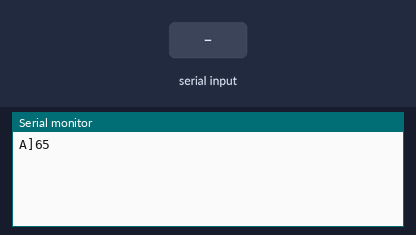
The sketch below on a simulated Arduino Uno, built with avr-gcc and run on an emulated ATmega328P. On the bench: the last lines printed to the serial monitor. The inputs (shaded band) are chosen by the test bench.

Above: at 1.2 s.
1.3 s: byte 30 received over Serial
At 1.7 s:
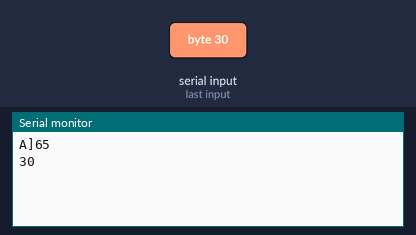
2.8 s: byte 90 received over Serial
At 4.0 s:
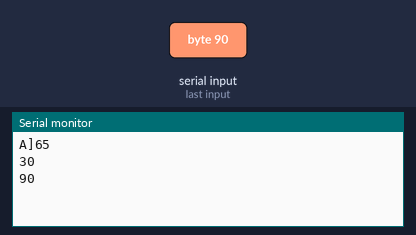
4.3 s: byte 120 received over Serial
At 5.2 s:
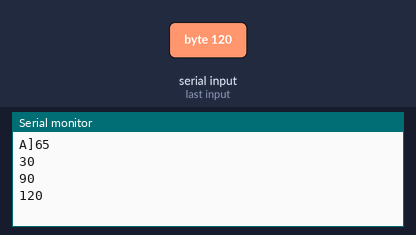

Measured:
- after the input at 1.3 s, the serial monitor: prints a new line at once (image 1)
- after the input at 2.8 s, the serial monitor: prints a new line at once (image 2)
- after the input at 4.3 s, the serial monitor: prints a new line at once (image 3)

The sketch:

SerialTest.ino
```cpp
// PROJECT  :SerialTest
// PURPOSE  :Simple sketch to expose the difference between the println and write functions...
// DEVICE   :AVR 8 bit
// AUTHOR   :C. D'Arcy
// DATE     :2019 09 23
// uC       :328p
// COURSE   :Prepared for 2018-2019 ICS3U; Updated 2019 09 23
// STATUS   :Working
void setup() {
  Serial.begin(9600);
  Serial.println();
  Serial.write(65);           // displays the ASCII character equivalent of the number...
  Serial.write(605);          // displays the ASCII character equivalent of the number...
  Serial.println(65);         // display the number 65 followed by a CR (13)
}

// Enter a digit from the Serial Monitor and examine the different responses
void loop() {
  while (Serial.available() == 0);
  uint8_t data = Serial.read();
  Serial.println(data);       //Echoes the number entered ???
//  Serial.write(data);       //Peel off the //, enter 65 and see
}
```
